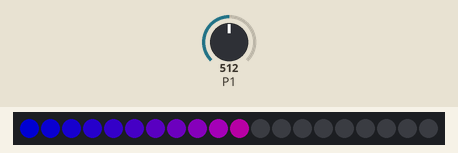
A program run on a simulated BBC micro:bit (MakeCode). On the bench: 20 RGB LEDs in strip order, left to right. Inputs (shaded band) come from the test bench; at power-on: P1 = 512 (analog values on the 0–1023 scale). Dim RGB values are drawn brighter than linear.

Above: at 1.2 s.
1.3 s: P1 set to 716
At 1.6 s:
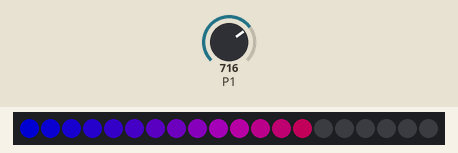
2.8 s: P1 set to 1023
At 3.4 s:
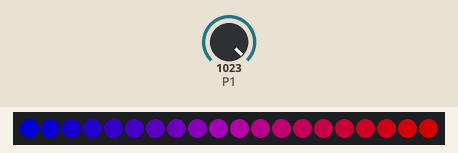
4.3 s: P1 set to 306
At 5.5 s:
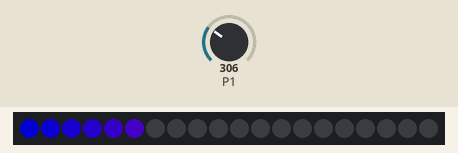
5.8 s: P1 set to 0
At 6.5 s:
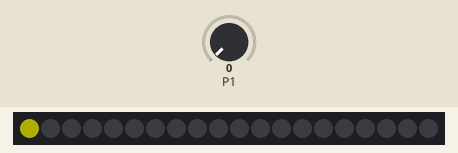
Timing chart, 0 to 8.3 s (numbered marks = the images above; inputs shaded):
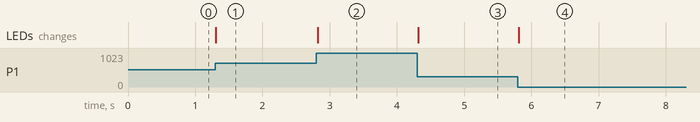

Measured:
- after the input at 1.3 s, the LEDs: change at once (image 1)
- after the input at 2.8 s, the LEDs: change at once (image 2)
- after the input at 4.3 s, the LEDs: change at once (image 3)
- after the input at 5.8 s, the LEDs: change at once (image 4)

The program:

main.ts
```typescript
/**
 * Ein Balkendiagramm wird abhängig vom Analogwert am P1 angezeigt.
 */
let range = 0
let strip = neopixel.create(DigitalPin.P0, 20, NeoPixelMode.RGB)
/**
 * Die untere Farbe ist blau, die obere Farbe rot. Die Farben gehen von blau nach rot über. ->perfekt für eine Temperaturanzeige
 */
basic.forever(function () {
    range = pins.analogReadPin(AnalogPin.P1)
    strip.showBarGraph(range, 1023)
})
```

test.ts
```typescript
// Hier kann man Tests durchführen; diese Datei wird nicht kompiliert, wenn dieses Paket als Erweiterung verwendet wird.
```
